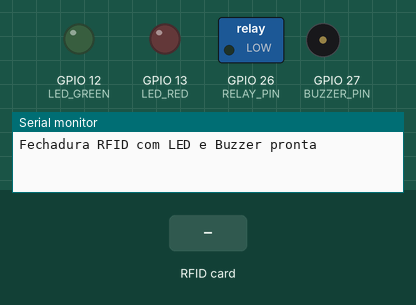
A sketch run on a simulated ESP32. Parts: switched loads named in the sketch (green lamp = pin HIGH), output pins drawn as LEDs (lit = HIGH), buzzer (waves = sounding, pin HIGH), the last lines printed to the serial monitor. The inputs (shaded band) are chosen by the test bench.

Above: at 1.2 s.
1.3 s: RFID card DE AD BE EF held to the reader
At 1.45 s:
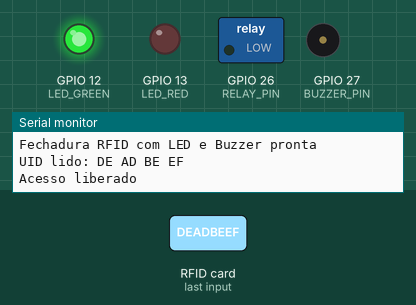
At 2.9 s:
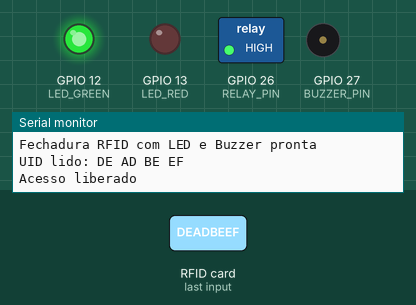
3.2 s: RFID card 5E 7A 19 C4 held to the reader
At 5.1 s:
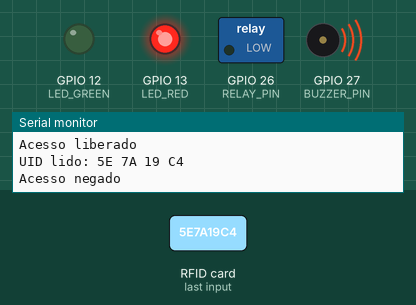
Timing chart, 0 to 7.2 s (numbered marks = the images above; inputs shaded):
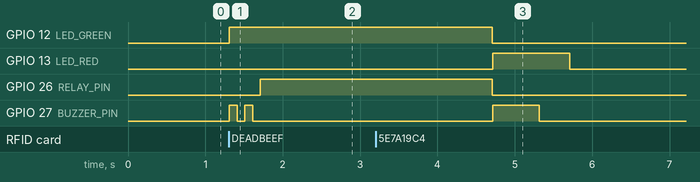

The sketch:

fechadura_eletronica.ino
```cpp
// Incluindo as Bibliotecas //
#include <SPI.h>
#include <MFRC522.h>

#define SS_PIN      5
#define RST_PIN     22
#define RELAY_PIN   26

#define LED_GREEN   12
#define LED_RED     13
#define BUZZER_PIN  27

// UID autorizado
byte authorizedUID[4] = {0xDE, 0xAD, 0xBE, 0xEF};

MFRC522 rfid(SS_PIN, RST_PIN);

void setup() {
  Serial.begin(115200);

  pinMode(RELAY_PIN, OUTPUT);
  pinMode(LED_GREEN, OUTPUT);
  pinMode(LED_RED, OUTPUT);
  pinMode(BUZZER_PIN, OUTPUT);

  digitalWrite(RELAY_PIN, LOW);
  digitalWrite(LED_GREEN, LOW);
  digitalWrite(LED_RED, LOW);
  digitalWrite(BUZZER_PIN, LOW);

  SPI.begin();
  rfid.PCD_Init();

  Serial.println("Fechadura RFID com LED e Buzzer pronta");
}

void loop() {
  if (!rfid.PICC_IsNewCardPresent()) return;
  if (!rfid.PICC_ReadCardSerial()) return;

  Serial.print("UID lido: ");
  for (byte i = 0; i < rfid.uid.size; i++) {
    Serial.print(rfid.uid.uidByte[i], HEX);
    Serial.print(" ");
  }
  Serial.println();

  if (checkUID()) {
    acesso_permitido();
  } else {
    acesso_negado();
  }

  rfid.PICC_HaltA();
}

bool checkUID() {
  for (byte i = 0; i < rfid.uid.size; i++) {
    if (rfid.uid.uidByte[i] != authorizedUID[i]) {
      return false;
    }
  }
  return true;
}

void acesso_permitido() {
  Serial.println("Acesso liberado");

  digitalWrite(LED_GREEN, HIGH);
  beep(2, 100);
  digitalWrite(RELAY_PIN, HIGH);

  delay(3000);

  digitalWrite(RELAY_PIN, LOW);
  digitalWrite(LED_GREEN, LOW);
}

void acesso_negado() {
  Serial.println("Acesso negado");

  digitalWrite(LED_RED, HIGH);
  beep(1, 600);
  delay(300);
  digitalWrite(LED_RED, LOW);
}

void beep(int times, int duration) {
  for (int i = 0; i < times; i++) {
    digitalWrite(BUZZER_PIN, HIGH);
    delay(duration);
    digitalWrite(BUZZER_PIN, LOW);
    delay(100);
  }
}
```

Measured:
- after the input at 1.3 s, GPIO 12 (LED_GREEN): LOW → HIGH at once; GPIO 26 (RELAY_PIN): LOW → HIGH after 0.41 s; GPIO 27 (BUZZER_PIN): alternates HIGH for 0.10 s and LOW for 0.10 s, 4 changes in all, then stays LOW, starting at once
- after the input at 3.2 s, GPIO 13 (LED_RED): LOW → HIGH after 1.5 s, → LOW 1.0 s later; GPIO 27 (BUZZER_PIN): LOW → HIGH after 1.5 s, → LOW 0.60 s later
